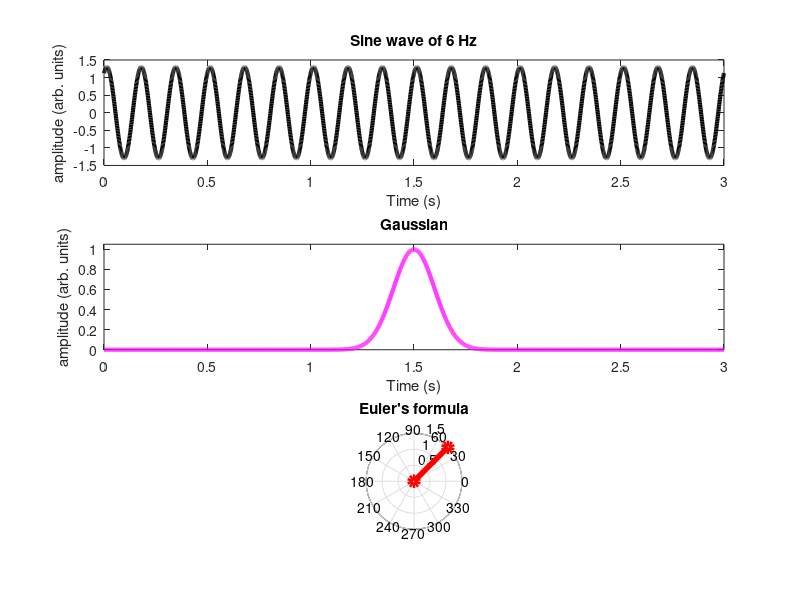

Reproduce this figure in MATLAB.
%% The three most important equations in neural time series data analysis
% mikeXcohen@gmail.com

%% sine wave

% frequency of sine wave in Hz
freq  = 6;
ampl  = 1.3; % amplitude, in arbitrary units
phas  = pi/3;

srate = 1000; % in hz, thus 1-ms resolution
time  = 0:1/srate:3;

figure(1), clf
set(gcf,'color',[.6 .7 .8])

subplot(311)
plot(time,ampl*sin(2*pi*freq.*time + phas),'k','linewidth',3)
set(gca,'color',[.8 .6 1])
xlabel('Time (s)'), ylabel('amplitude (arb. units)')
title([ 'Sine wave of ' num2str(freq) ' Hz' ])

%% Gaussian curve

width = .1;
peaktime = 1.5; % in seconds

subplot(312)

plot(time,exp( (-(time-peaktime).^2) / (2*width^2) ),'m','linew',3)
set(gca,'ylim',[0 1.05],'color',[.3 .7 .1])
xlabel('Time (s)'), ylabel('amplitude (arb. units)')
title('Gaussian')

%% Euler's formula

m = 1.5;
k = pi/4;

euler = m*exp(1i*k);

subplot(3,3,8)
h = polar([0 angle(euler)],[0 abs(euler)],'r-o');
set(h,'linew',4)
title('Euler''s formula')

%%
